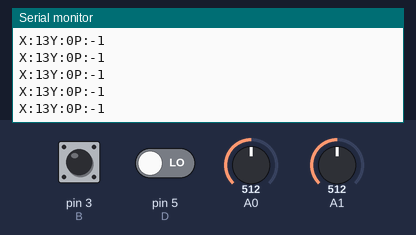
This sketch was run on a simulated Arduino Mega 2560, built with avr-gcc and run on an emulated ATmega2560. Parts: the last lines printed to the serial monitor. The test bench sets the inputs (shaded band); at power-on: A0 = 512, A1 = 512, pin 3 (B) HIGH, pin 5 (D) LOW.

Above: at 4.2 s.
4.3 s: A0 set to 607
At 4.34 s:
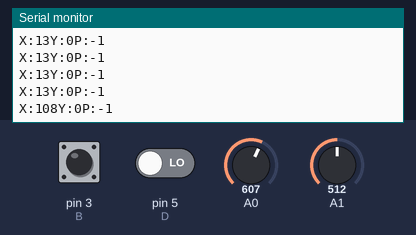
5.8 s: A0 set to 585
At 5.82 s:
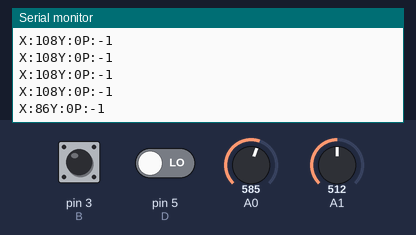
8.8 s: A1 set to 627
At 8.82 s:
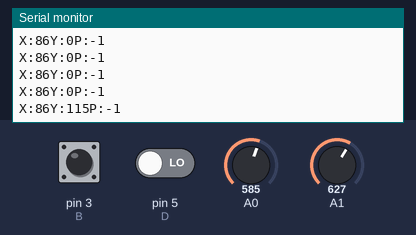
11.8 s: A1 set to 601
At 11.83 s:
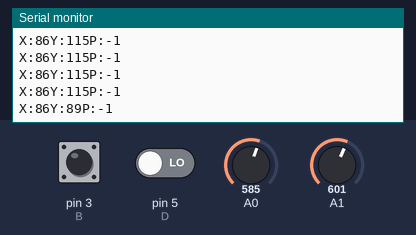
Timing chart, 0 to 14.8 s (numbered marks = the images above; inputs shaded):
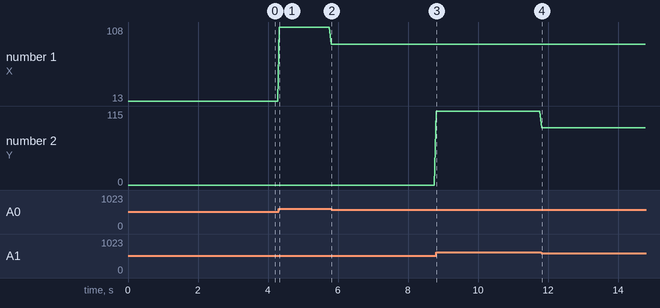

The sketch:

send.ino
```cpp
int B = 3;
int D = 5;
int p;
int x, y;
boolean state = false;
void setup()
{
  Serial.begin(9600);
  Serial1.begin(9600);
}
void loop()
{
  x = analogRead(A0)-499;
  y = analogRead(A1)-512;
  if (digitalRead(B)== state)
    p = 1;
  else if (digitalRead(D) == state)
    p = -1;
  else
    p = 0;
    Serial.print("X:");
    Serial.print(x);
    Serial.print("Y:");
    Serial.print(y);
    Serial.print("P:");
    Serial.println(p);
    Serial1.print("x:");
    Serial1.print(x);
    Serial1.print("Y:");
    Serial1.print(y);
    Serial1.print("P:");
    Serial1.println(p);
    delay(50);
  }
```

Measured:
- after the input at 4.3 s, the serial monitor: prints a new line at once (image 1)
- after the input at 5.8 s, the serial monitor: prints a new line at once (image 2)
- after the input at 8.8 s, the serial monitor: prints a new line at once (image 3)
- after the input at 11.8 s, the serial monitor: prints a new line at once (image 4)
- plotted number 1: 13 → 108 after the input at 4.3 s, 108 → 86 after the input at 5.8 s
- plotted number 2: 0 → 115 after the input at 8.8 s, 115 → 89 after the input at 11.8 s
